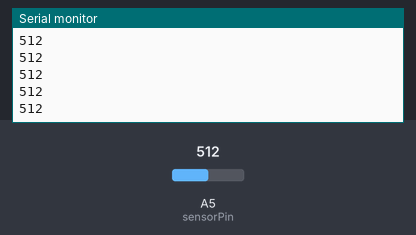
Recording of a sketch running on a simulated Arduino Uno, built with avr-gcc and run on an emulated ATmega328P. Shown: the last lines printed to the serial monitor. The inputs (shaded band) are chosen by the test bench; at power-on: A5 (sensorPin) = 512.

Above: at 1.2 s.
1.3 s: A5 (sensorPin) set to 716
At 2.1 s:
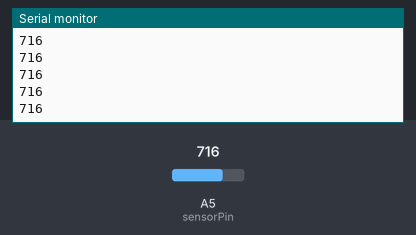
2.8 s: A5 (sensorPin) set to 900
At 3.5 s:
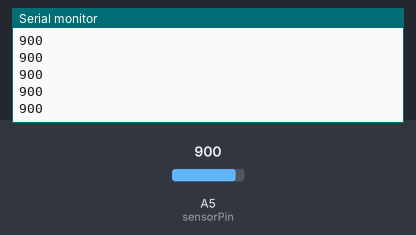
Timing chart, 0 to 5.8 s (numbered marks = the images above; inputs shaded):
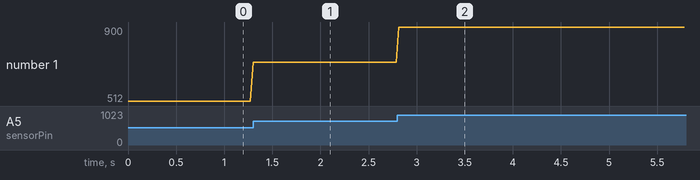

Measured:
- after the input at 1.3 s, the serial monitor: prints a new line at once (image 1)
- after the input at 2.8 s, the serial monitor: prints a new line at once (image 2)
- plotted number 1: 512 → 716 after the input at 1.3 s, 716 → 900 after the input at 2.8 s

The sketch:

micronect_arduino.ino
```cpp
int sensorPin = A5;    // select the input pin photoresistor (LDR)
int sensorValue = 0;  // variable to store the value coming from the input Pin

void setup() {
   Serial.begin(9600); // chossing randomly 9600 baud as communication speed
   while (!Serial) {}; // wait for serial port to connect. Needed for native USB port only
}

void loop() {
  // read the value from the sensor Pin:
  sensorValue = analogRead(sensorPin);

  // print that sensor value over serial
  Serial.print(sensorValue);
  Serial.print("\n");
  delay(30);
}
```
